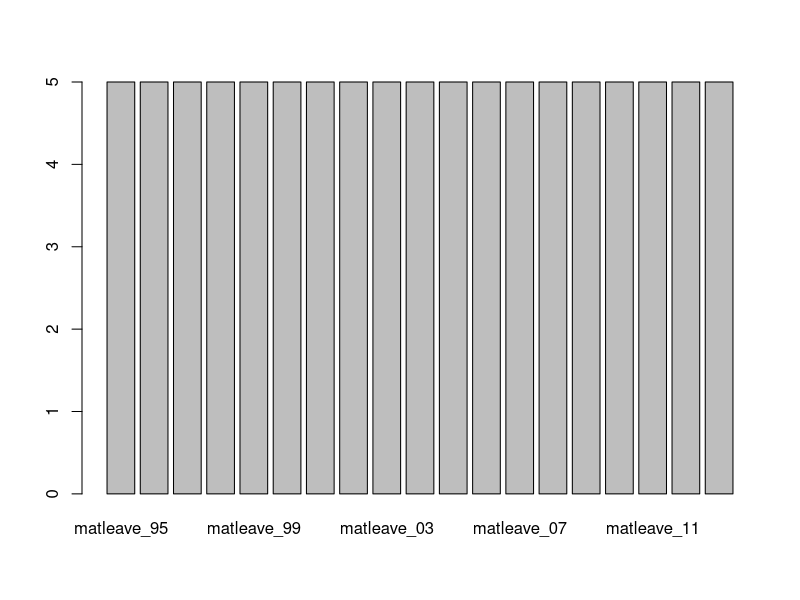

The R source for this figure: (Note: this script raises an error after producing the figure.)
## ---- chunk 1
knitr::opts_chunk$set(echo = TRUE)
## ---- chunk 2
# Loading the pkg to read excel
# install.packages("tidyverse")
# install.packages("tidyverse")
library(readxl)
# readxl::read_excel()
# Loading global option to avoid converting character vector to factor
options(stringsAsFactors = FALSE)

## ---- chunk 3
# use ?read_excel or help(read_exel) to check out the function
df <- read_excel("data/WORLD-MACHE_Gender_6.8.15.xls", sheet = 1, col_name = TRUE)

# read_excel(path, sheet = NULL, range = NULL, col_names = TRUE, col_types = NULL, na = "", trim_ws = TRUE, skip = 0, n_max = Inf, guess_max = min(1000, n_max))
## ---- chunk 4
# Import readxl package
library(readxl)

# Use read_excel() to convert excel sheet to data.frame
df <- read_excel("data/WORLD-MACHE_Gender_6.8.15.xls")
## ---- chunk 5
# View(df)
View(df)
class(df)
dim(df)
# Show names of variables (vectors, columns) by names()
names(df)
## ---- chunk 6
# Select the 3rd and 6th to 24th columns
matleave <- df[,c(3, 6:24)]

# Use class(), dim(), and str() to inspect the data
class(matleave)
dim(matleave)
str(matleave)

## ---- chunk 7
# Use is.na() to detect NA element (TRUE/FALSE)
is.na(matleave)

# Assign 0 to those NA data
matleave[is.na(matleave)] <- 0

# anyNA() to check if there are still NA cells.
anyNA(matleave)

# sum(is.na()) to count the number of NA
sum(is.na(matleave))

## ---- chunk 8
# Use logical comparison to see if the last year equals to 5
# Assign matching row to var m5 when 2013 data(matleave_13 equals to 5
m5 <- matleave[matleave$matleave_13 == 5,]

# nrow() to count matching data
nrow(m5)

# Is it possible to use length() to check the data length? If not, how to do it?
matleave$'matleave_13'
matleave$'matleave_13'==5
length(matleave$'matleave_13'==5)
## ---- chunk 9
# filter rows whose 'matleave_95' is 5, and assign to var m55
m55 <- m5[m5$matleave_95 == 5,]

# filter rows whose 'matleave_95' is not 5, and assign to var m05
m05 <- m5[m5$matleave_95 != 5,]

## ---- chunk 10
# barplot() the second row of m55
# Observing the error msg carefully
barplot(unlist(m55[2, -1]))       # raise error

# barplot() the second row when neglecting the first column
# Observing the error msg carefully
barplot(m55[2, -1])     # raise error

# Inspect the data type of matleave[2, ] by class() for data with or without unlist()
# unlist() to convert a single row data.frame to a vector for barplot()
class(matleave[2, -1])
class(unlist(matleave[2, -1]))


barplot(unlist(m05[2, -1]))
## ---- chunk 11
# View(matleave[1]) # select the 1st variable
# View(matleave[ ,1]) # select the 1st column
# View(matleave[1, ]) # select the 1st row

class(m55[1])		# "tbl_df"     "tbl"        "data.frame"
class(m55[ ,1])	# "tbl_df"     "tbl"        "data.frame"
class(m55[1, ])	# "tbl_df"     "tbl"        "data.frame"
class(m55$iso3)	# character (vector)

## ---- chunk 12
# barplot() the unlisted second row (neglecting the first col)
barplot(unlist(m55[2, -1]))

# use ?barplot to know more argument of the function.
?barplot

# Add arguments ylim, space, border, and axat/yaxt one by one to barplot()
barplot(unlist(m55[2, -1]), space = 0, border = NA, xaxt = "n", yaxt = "n", main = m55[2, 1], line = -4, cex.main = 5, ylim = c(0, 5))



## ---- chunk 13
# plot the 1st row
barplot(unlist(m55[1, -1]), space = 0, border =
        NA, xaxt = "n", yaxt = "n", main = m55[1, 
        1], line = -4, cex.main = 5, ylim = c(0, 
        5))
barplot(unlist(m55[2, -1]), space = 0, border =
        NA, xaxt = "n", yaxt = "n", main = m55[2, 
        1], line = -4, cex.main = 5, ylim = c(0, 
        5))
barplot(unlist(m55[3, -1]), space = 0, border =
        NA, xaxt = "n", yaxt = "n", main = m55[3, 
        1], line = -4, cex.main = 5, ylim = c(0, 
        5))
barplot(unlist(m55[4, -1]), space = 0, border =
        NA, xaxt = "n", yaxt = "n", main = m55[4, 
        1], line = -4, cex.main = 5, ylim = c(0, 
        5))
barplot(unlist(m55[5, -1]), space = 0, border =
        NA, xaxt = "n", yaxt = "n", main = m55[5, 
        1], line = -4, cex.main = 5, ylim = c(0, 
        5))
barplot(unlist(m55[6, -1]), space = 0, border =
        NA, xaxt = "n", yaxt = "n", main = m55[6, 
        1], line = -4, cex.main = 5, ylim = c(0, 
        5))

# plot the 2nd to 6th rows


## ---- chunk 14
# use for loop and use i as index to barplot multiple subgraphs
for (i in 1:10){
    barplot(unlist(m05[i, -1]), space = 0, border     = NA, xaxt = "n", yaxt = "n", main = m05[i, 
    1], line = -4, cex.main = 5, ylim = c(0, 5))

}
## ---- chunk 15
# use ?par to get more plotting parameters
par(mfrow=c(4,6), mar = c(0, 0, 0, 0)+0.2)
for (i in 1:nrow(m55)){
    barplot(unlist(m55[i, -1]), space = 0, border     = NA, xaxt = "n", yaxt = "n", main = m55[i, 
    1], line = -3, cex.main = 3, ylim = c(0, 5))
}
# use par() to set-up the layout of subgraphs
# use the parameter main=c(0.2, 0.2, 0.2, 0.2) to thrink the padding of figures.
par(mfrow=c(3,2), mai= c(0.2, 0.2, 0.2, 0.2))
for(i in 1:nrow(m05)){
  barplot(unlist(m55[i, -1]), ylim=c(0, 5), space=0, border=NA, xaxt="n", yaxt="n")
}

## ---- chunk 16
# plot more rows to see what happens
par(mfrow=c(3,2), mai= c(0.2, 0.2, 0.2, 0.2))
for(i in 1:10){
    barplot(unlist(m55[i, -1]), ylim=c(0, 5), space=0, border=NA, xaxt="n", yaxt="n")
}

# plot all subplots in a figure

## ---- chunk 17
# nrow() to check number of row of m55.
nrow(m55)

# use par() to set-up plotting parameters.
par(mfrow=c(4, 6), mai= c(0.2, 0.2, 0.2, 0.2))

# use for-loop to plot all graph as subgraph
for (i in 1:nrow(m55)){
  barplot(unlist(m55[i, -1]), border=NA, space=0, xaxt="n", yaxt="n", ylim = c(0,5))
}

## ---- chunk 18
par(mfrow=c(4,6), mai= c(0.2, 0.2, 0.2, 0.2))
for (i in 1:nrow(m55)){
    barplot(unlist(m55[i, -1]), border=NA, space=0,xaxt="n", yaxt="n", ylim = c(0,5))
	title(m55[i,1], line = -4, cex.main=3)
}
## ---- chunk 19
# plotting matleave_95 != 5 but matleve_13 == 5

# plotting for matleave_13 == 4

## ---- chunk 20
df <- read_excel("data/WORLD-MACHE_Gender_6.8.15.xls", "Sheet1", col_names=T)

# select columns by index
# matleave <- df[ , c(3, 6:24)]


# select all NA cells and assign 0 to them
# matleave[is.na(matleave)] <- 0


# filter rows by condition
# m5 <- matleave[matleave$'matleave_13' == 5, ]


# filter rows by condition
# m55<- m5[m5$'matleave_95' == 5,]


# plot
par(mfrow=c(4,6), mai= c(0.2, 0.2, 0.2, 0.2))
for (i in c(1:nrow(m55))){
	barplot(unlist(m55[i,-1]),
			border=NA, space=0,xaxt="n", yaxt="n", ylim = c(0,5))
	title(m55[i,1], line = -4, cex.main=3)
}
## ---- chunk 21
# readxl::read_excel() to import the xls file
df <- read_excel("data/WORLD-MACHE_Gender_6.8.15.xls", "Sheet1", col_names=T)

# select iso3, and matleave columns by index
matleave <- df[ , c(3, 6:24)]

# str() to inspect the data structure of 
str(matleave)

# select all NA cells and assign 0 to them
matleave[is.na(matleave)] <- 0

# filter rows by condition
m5 <- matleave[matleave$'matleave_13' == 5, ]

# filter rows by condition
m55<- m5[m5$'matleave_95' == 5,]

# plot
par(mfrow=c(4,6), mai= c(0.2, 0.2, 0.2, 0.2))
for (i in c(1:nrow(m55))){
	barplot(unlist(m55[i,-1]),
			border=NA, space=0,xaxt="n", yaxt="n", ylim = c(0,5))
	title(m55[i,1], line = -4, cex.main=3)
}
## ---- chunk 22
library(tidyverse)
options(stringsAsFactors = F)
options(scipen = 999)
library(readxl)
read_excel("data/WORLD-MACHE_Gender_6.8.15.xls", "Sheet1", col_names=T) %>% 
    select(iso3, 6:24) %>%
    filter(matleave_13 == 5, matleave_95 != 5) %>% 
    gather("year", "degree", 2:20) %>% 
    #spread(year, degree, fill = 0) %>% View
    replace_na((list(degree = 0))) %>%
    mutate(year2 = as.POSIXct(strptime(year, "matleave_%y"))) %>% 
    mutate(year3 = lubridate::year(year2)) %>% 
    ggplot() +
    aes(year3, degree) +
    geom_col(color = "royalblue", fill = "royalblue") +
    facet_wrap(~ iso3) +
    theme_void()
    

## ---- chunk 23
# staySame version
# staySame <- apply(m5[,2:20], 1, function(x) length(unique(x[!is.na(x)]))) 
# m55 <- m5[staySame, ]
# m50 <- m5[!staySame, ]

## ---- chunk 24
library(readxl)
library(dplyr)
library(tidyr)
library(ggplot2)
raw <- read_excel("data/WORLD-MACHE_Gender_6.8.15.xls", "Sheet1", col_names=T)
matleave <- select(raw, iso3, 6:24)

m5 <- filter(matleave, matleave_13==5)
m55 <- filter(m5, matleave_95==5)
## ---- chunk 25
m55 <- read_excel("data/WORLD-MACHE_Gender_6.8.15.xls", "Sheet1", col_names=T) %>%
    select(iso3, 6:24) %>%
    filter(matleave_13==5) %>%
    filter(matleave_95==5)
## ---- chunk 26
library(dplyr)
library(tidyr)
library(ggplot2)
library(readxl)

read_excel("data/WORLD-MACHE_Gender_6.8.15.xls", "Sheet1", col_names=T) %>%
	select(iso3, contains("matleave"), -contains("wrr")) %>%
	filter(matleave_13==5, matleave_95!=5) %>%
	gather("year", "degree", 2:20) %>%
	replace_na(list(degree=0)) %>%
	mutate(year2=as.POSIXct(strptime(year, "matleave_%y"))) %>%
	mutate(year3 = strftime(year2, "%Y")) %>%
	ggplot() +
	aes(year3, degree) +
    geom_col(color="royalblue", fill="royalblue") + 
	facet_wrap(~ iso3) + 
    theme_void()
	

